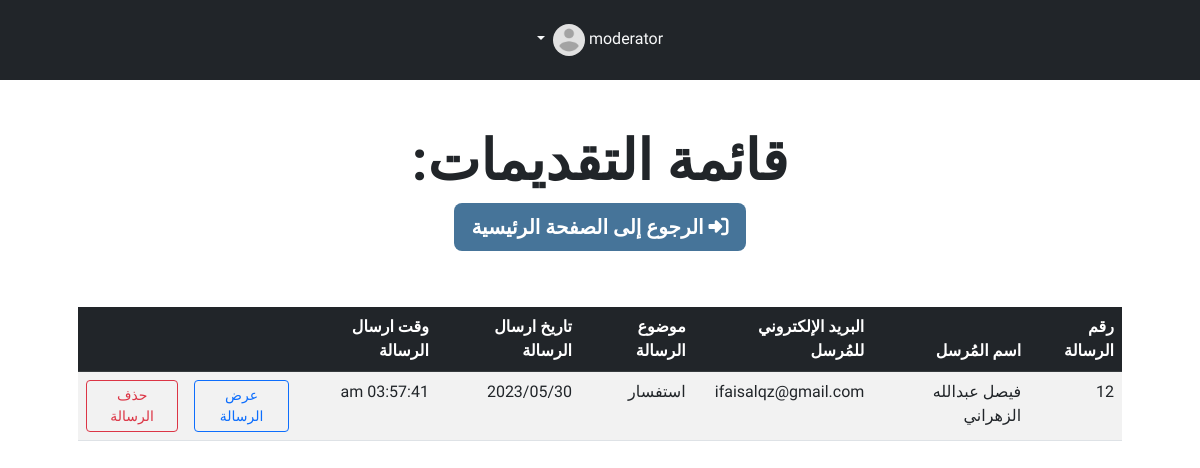
Page /dashboard/moderator/messages.php (signed in) on the committed database.
### tables this page shows
CREATE TABLE `contact` (
  `id` int(10) NOT NULL,
  `name` varchar(100) NOT NULL,
  `email` varchar(200) NOT NULL,
  `subject` varchar(50) NOT NULL,
  `message` varchar(1000) NOT NULL,
  `message_sent_date` varchar(50) NOT NULL,
  `message_sent_time` varchar(50) NOT NULL
);

### includes/sessions.php (called while the page is built, shortened)
<?php
$username = $_SESSION['username'];

### dashboard/moderator/messages.php (the view, shortened to what this page needs)
<?php
include '../../includes/sessions.php';
?>
<!DOCTYPE html>
<html lang="ar"">
<head>
<link rel="stylesheet" href="https://cdn.jsdelivr.net/npm/bootstrap@5.3.0-alpha3/dist/css/bootstrap.rtl.min.css">
<link rel="stylesheet" href="../../assets/css/style.css">
</head>
<body>
    <nav class="navbar navbar-dark bg-dark navbar-expand-md py-4 justify-content-center ">
        <div class="container">
            <div class="navbar-collapse collapse w-100" id="collapsingNavbar3">
                <ul class="navbar-nav w-100 justify-content-center">
                    <div class='dropdown text-end'>
                        <a href='#' class='d-block link-light text-decoration-none dropdown-toggle dropend' id='dropdownUser1' data-bs-toggle='dropdown' aria-expanded='false'> <?php echo $username ?> <img src='../../images/avatars/avatar.png' alt='<?php echo $username ?> avatar' width='32' height='32' class='rounded-circle'>
                        </a>
                    </div>
                </ul>
            </div>
        </div>
    </nav>
    <div class="text-center">
        <h1 class="display-4 fw-bold">قائمة التقديمات: </h1>
    </div>
    <div class="col-md-12 text-center">
        <a href="dashboard/moderator/home">
            <button type="button" style="background-color: #467499" class="text-white fw-bold justify-content-center btn btn-lg"><i class="fa-solid fa-right-to-bracket"></i> الرجوع إلى الصفحة الرئيسية</button>
        </a>
    </div>
    <section class="card-animation container py-2 p-5">
        <?php
        include '../../database/conn.php';
        $sql = "SELECT * FROM contact";
        $query = mysqli_query($conn, $sql);
        ?>
        <table class="table table-striped table-hover">
            <thead class="table-head">
                <tr class="table-dark">
                    <th scope="col">رقم الرسالة</th>
                    <th scope="col">اسم المُرسل</th>
                    <th scope="col">البريد الإلكتروني للمُرسل</th>
                    <th scope="col">موضوع الرسالة</th>
                    <th scope="col">تاريخ ارسال الرسالة</th>
                    <th scope="col">وقت ارسال الرسالة</th>
                    <th scope="col"></th>
                    <th scope="col"></th>
                </tr>
            </thead>
            <tbody>
                <?php
                while ($row = mysqli_fetch_array($query)) {
                    echo '
                    <tr>
                    <td>' . $row['id'] . '</td>
                    <td>' . $row['name'] . '</td>
                    <td>' . $row['email'] . '</td>
                    <td>' . $row['subject'] . '</td>
                                                            <td>' . $row['message_sent_date'] . '</td>
                    <td>' . $row['message_sent_time'] . '</td>
                    <td><a href="dashboard/moderator/view_messages.php?$message_id=' . $row['id'] . '""><button type="button" class="btn btn-outline-primary btn-sm">عرض الرسالة</button></a></td>
                    <td><a href="dashboard/moderator/remove_messages.php?$message_id=' . $row['id'] . '""><button type="button" class="btn btn-outline-danger btn-sm">حذف الرسالة</button></a></td>
                </tr>';
                }
                ?>
            </tbody>
        </table>
    </section>
    <?php include '../../includes/end.php'; ?>

### assets/css/style.css (style rules this page uses)
html { direction: rtl; }
body { font-family: "Tajawal", sans-serif; }
* { scrollbar-width: thin; scrollbar-color: #6e757a #2f353a; }

### rows in the picture
contact: id "12", name "فيصل عبدالله الزهراني", email "ifaisalqz@gmail.com", subject "استفسار", message_sent_date "2023/05/30", message_sent_time "03:57:41 am"

### other values in the picture
$username "moderator"
